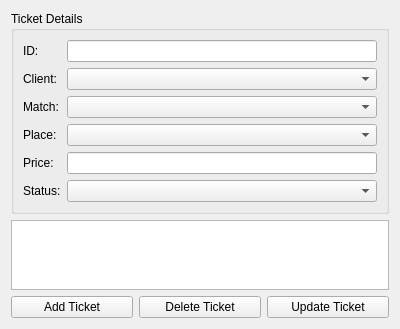
<?xml version="1.0" encoding="UTF-8"?>
<ui version="4.0">
 <class>TicketsUI</class>
 <widget class="QWidget" name="TicketsUI">
  <property name="geometry">
   <rect>
    <x>0</x>
    <y>0</y>
    <width>400</width>
    <height>300</height>
   </rect>
  </property>
  <property name="windowTitle">
   <string>Form</string>
  </property>
  <layout class="QVBoxLayout" name="verticalLayout_3">
   <item>
    <widget class="QGroupBox" name="groupBox">
     <property name="title">
      <string>Ticket Details</string>
     </property>
     <layout class="QFormLayout" name="formLayout">
      <item row="0" column="0">
       <widget class="QLabel" name="nameLabel_2">
        <property name="text">
         <string>ID:</string>
        </property>
       </widget>
      </item>
      <item row="0" column="1">
       <widget class="QLineEdit" name="idLineEdit"/>
      </item>
      <item row="1" column="0">
       <widget class="QLabel" name="clientLabel">
        <property name="text">
         <string>Client:</string>
        </property>
       </widget>
      </item>
      <item row="1" column="1">
       <widget class="QComboBox" name="clientComboBox"/>
      </item>
      <item row="2" column="0">
       <widget class="QLabel" name="matchLabel">
        <property name="text">
         <string>Match:</string>
        </property>
       </widget>
      </item>
      <item row="2" column="1">
       <widget class="QComboBox" name="matchComboBox"/>
      </item>
      <item row="3" column="0">
       <widget class="QLabel" name="placeLabel">
        <property name="text">
         <string>Place:</string>
        </property>
       </widget>
      </item>
      <item row="3" column="1">
       <widget class="QComboBox" name="placeComboBox"/>
      </item>
      <item row="4" column="0">
       <widget class="QLabel" name="priceLabel">
        <property name="text">
         <string>Price:</string>
        </property>
       </widget>
      </item>
      <item row="4" column="1">
       <widget class="QLineEdit" name="priceLineEdit"/>
      </item>
      <item row="5" column="0">
       <widget class="QLabel" name="statusLabel">
        <property name="text">
         <string>Status:</string>
        </property>
       </widget>
      </item>
      <item row="5" column="1">
       <widget class="QComboBox" name="statusComboBox"/>
      </item>
     </layout>
    </widget>
   </item>
   <item>
    <widget class="QTableView" name="ticketsTableView"/>
   </item>
   <item>
    <layout class="QHBoxLayout" name="horizontalLayout">
     <item>
      <widget class="QPushButton" name="addTicketButton">
       <property name="text">
        <string>Add Ticket</string>
       </property>
      </widget>
     </item>
     <item>
      <widget class="QPushButton" name="deleteTicketButton">
       <property name="text">
        <string>Delete Ticket</string>
       </property>
      </widget>
     </item>
     <item>
      <widget class="QPushButton" name="updateTicketButton">
       <property name="text">
        <string>Update Ticket</string>
       </property>
      </widget>
     </item>
    </layout>
   </item>
  </layout>
 </widget>
 <resources/>
 <connections/>
</ui>
